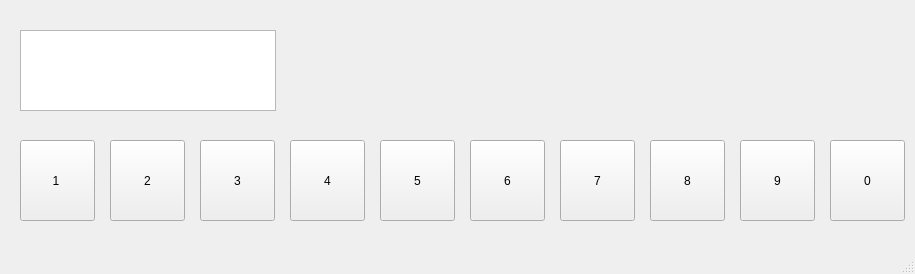
<?xml version="1.0" encoding="UTF-8"?>
<ui version="4.0">
 <class>MainWindow</class>
 <widget class="QMainWindow" name="MainWindow">
  <property name="geometry">
   <rect>
    <x>0</x>
    <y>0</y>
    <width>915</width>
    <height>274</height>
   </rect>
  </property>
  <property name="windowTitle">
   <string>MainWindow</string>
  </property>
  <widget class="QWidget" name="centralwidget">
   <widget class="QPushButton" name="pushButton">
    <property name="geometry">
     <rect>
      <x>20</x>
      <y>140</y>
      <width>75</width>
      <height>81</height>
     </rect>
    </property>
    <property name="text">
     <string>1 </string>
    </property>
   </widget>
   <widget class="QPushButton" name="pushButton_2">
    <property name="geometry">
     <rect>
      <x>110</x>
      <y>140</y>
      <width>75</width>
      <height>81</height>
     </rect>
    </property>
    <property name="text">
     <string>2</string>
    </property>
   </widget>
   <widget class="QPushButton" name="pushButton_3">
    <property name="geometry">
     <rect>
      <x>200</x>
      <y>140</y>
      <width>75</width>
      <height>81</height>
     </rect>
    </property>
    <property name="text">
     <string>3</string>
    </property>
   </widget>
   <widget class="QPushButton" name="pushButton_4">
    <property name="geometry">
     <rect>
      <x>290</x>
      <y>140</y>
      <width>75</width>
      <height>81</height>
     </rect>
    </property>
    <property name="text">
     <string>4</string>
    </property>
   </widget>
   <widget class="QPushButton" name="pushButton_5">
    <property name="geometry">
     <rect>
      <x>380</x>
      <y>140</y>
      <width>75</width>
      <height>81</height>
     </rect>
    </property>
    <property name="text">
     <string>5</string>
    </property>
   </widget>
   <widget class="QPushButton" name="pushButton_6">
    <property name="geometry">
     <rect>
      <x>470</x>
      <y>140</y>
      <width>75</width>
      <height>81</height>
     </rect>
    </property>
    <property name="text">
     <string>6</string>
    </property>
   </widget>
   <widget class="QPushButton" name="pushButton_7">
    <property name="geometry">
     <rect>
      <x>560</x>
      <y>140</y>
      <width>75</width>
      <height>81</height>
     </rect>
    </property>
    <property name="text">
     <string>7</string>
    </property>
   </widget>
   <widget class="QPushButton" name="pushButton_8">
    <property name="geometry">
     <rect>
      <x>650</x>
      <y>140</y>
      <width>75</width>
      <height>81</height>
     </rect>
    </property>
    <property name="text">
     <string>8</string>
    </property>
   </widget>
   <widget class="QPushButton" name="pushButton_9">
    <property name="geometry">
     <rect>
      <x>740</x>
      <y>140</y>
      <width>75</width>
      <height>81</height>
     </rect>
    </property>
    <property name="text">
     <string>9</string>
    </property>
   </widget>
   <widget class="QPushButton" name="pushButton_10">
    <property name="geometry">
     <rect>
      <x>830</x>
      <y>140</y>
      <width>75</width>
      <height>81</height>
     </rect>
    </property>
    <property name="text">
     <string>0</string>
    </property>
   </widget>
   <widget class="QTextBrowser" name="textBrowser">
    <property name="geometry">
     <rect>
      <x>20</x>
      <y>30</y>
      <width>256</width>
      <height>81</height>
     </rect>
    </property>
   </widget>
  </widget>
  <widget class="QMenuBar" name="menubar">
   <property name="geometry">
    <rect>
     <x>0</x>
     <y>0</y>
     <width>915</width>
     <height>22</height>
    </rect>
   </property>
  </widget>
  <widget class="QStatusBar" name="statusbar"/>
 </widget>
 <resources/>
 <connections/>
</ui>
